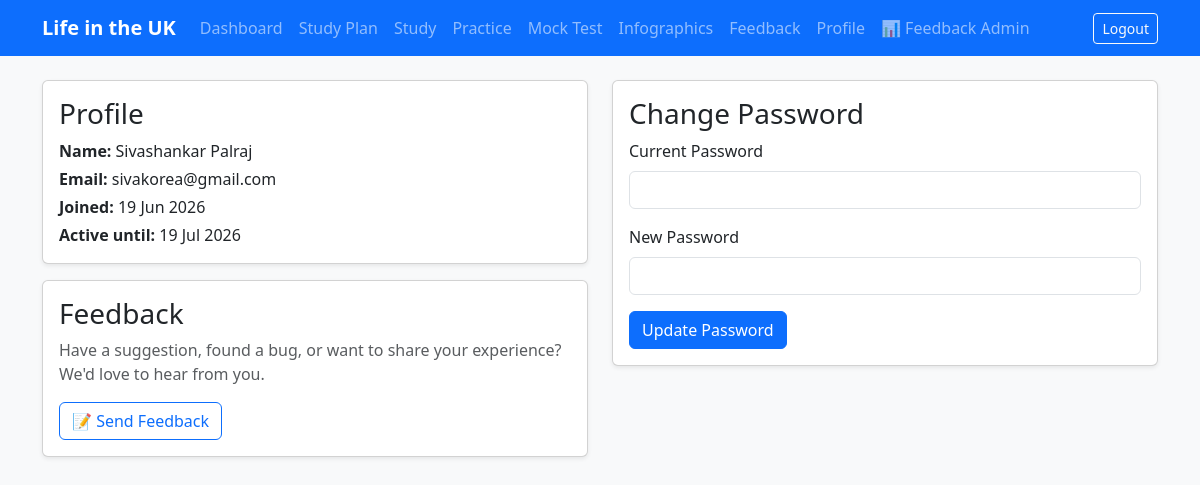
The app's page /accounts/profile/ (signed in) with its own data.
### accounts/models.py (models this page shows, shortened)
class User(AbstractBaseUser, PermissionsMixin):
    full_name = models.CharField(max_length=150)
    email = models.EmailField(unique=True)
    date_joined = models.DateTimeField(default=timezone.now)
    active_until = models.DateTimeField(null=True, blank=True)
    is_active = models.BooleanField(default=True)
    is_staff = models.BooleanField(default=False)
    objects = UserManager()
    USERNAME_FIELD = "email"
    REQUIRED_FIELDS = ["full_name"]

### accounts/views.py (the view)
# urls.py: path("profile/", views.profile_view, name="profile"),
@login_required
def profile_view(request):
    form = ChangePasswordForm(request.user, request.POST or None)
    if request.method == "POST" and form.is_valid():
        form.save()
        update_session_auth_hash(request, request.user)
        messages.success(request, "Password updated successfully.")
        return redirect("accounts:profile")
    return render(request, "accounts/profile.html", {"form": form})

### accounts/forms.py (shortened to what this page needs)
class ChangePasswordForm(forms.Form):
    old_password = forms.CharField(widget=forms.PasswordInput)
    new_password = forms.CharField(widget=forms.PasswordInput, min_length=8)
    def __init__(self, user, *args, **kwargs):
        self.user = user
        super().__init__(*args, **kwargs)

### accounts/context_processors.py (called while the page is built)
def active_window(request):
    user = getattr(request, "user", None)
    if user is not None and user.is_authenticated and not user.is_superuser:
        return {
            "remaining_days": user.get_remaining_days(),
            "membership_active": user.is_membership_active,
        }
    return {"remaining_days": None, "membership_active": None}

def feedback_unread(request):
    user = getattr(request, "user", None)
    if user is not None and user.is_authenticated and user.is_superuser:
        from analytics.models import Feedback
        return {"feedback_unread_count": Feedback.objects.filter(is_read=False).count()}
    return {"feedback_unread_count": 0}

### templates/accounts/profile.html (shortened to what this page needs)
{% extends "base.html" %}
{% block content %}
<div class="row">
  <div class="col-md-6">
    <div class="card shadow-sm mb-3">
      <div class="card-body">
        <h3 class="card-title">Profile</h3>
        <p class="mb-1"><strong>Name:</strong> {{ user.full_name }}</p>
        <p class="mb-1"><strong>Email:</strong> {{ user.email }}</p>
        <p class="mb-1"><strong>Joined:</strong> {{ user.date_joined|date:"d M Y" }}</p>
        <p class="mb-0"><strong>Active until:</strong> {{ user.active_until|date:"d M Y" }}</p>
      </div>
    </div>
    <div class="card shadow-sm mb-3">
      <div class="card-body">
        <h3 class="card-title">Feedback</h3>
        <p class="text-muted mb-3">Have a suggestion, found a bug, or want to share your experience? We'd love to hear from you.</p>
        <a href="{% url 'analytics:feedback' %}" class="btn btn-outline-primary">
          📝 Send Feedback
        </a>
      </div>
    </div>
  </div>
  <div class="col-md-6">
    <div class="card shadow-sm">
      <div class="card-body">
        <h3 class="card-title">Change Password</h3>
        <form method="post">
          <div class="mb-3">
            <label class="form-label">Current Password</label>
            <input type="password" name="old_password" class="form-control" required>
          </div>
          <div class="mb-3">
            <label class="form-label">New Password</label>
            <input type="password" name="new_password" class="form-control" required minlength="8">
          </div>
          <button class="btn btn-primary">Update Password</button>
        </form>
      </div>
    </div>
  </div>
</div>
{% endblock %}

### static/css/app.css (style rules this page uses)
body { font-family: system-ui, -apple-system, "Segoe UI", Roboto, sans-serif; }

### records on screen
User: full_name "Sivashankar Palraj", email "sivakorea@gmail.com", date_joined "19 Jun 2026", active_until "19 Jul 2026"
